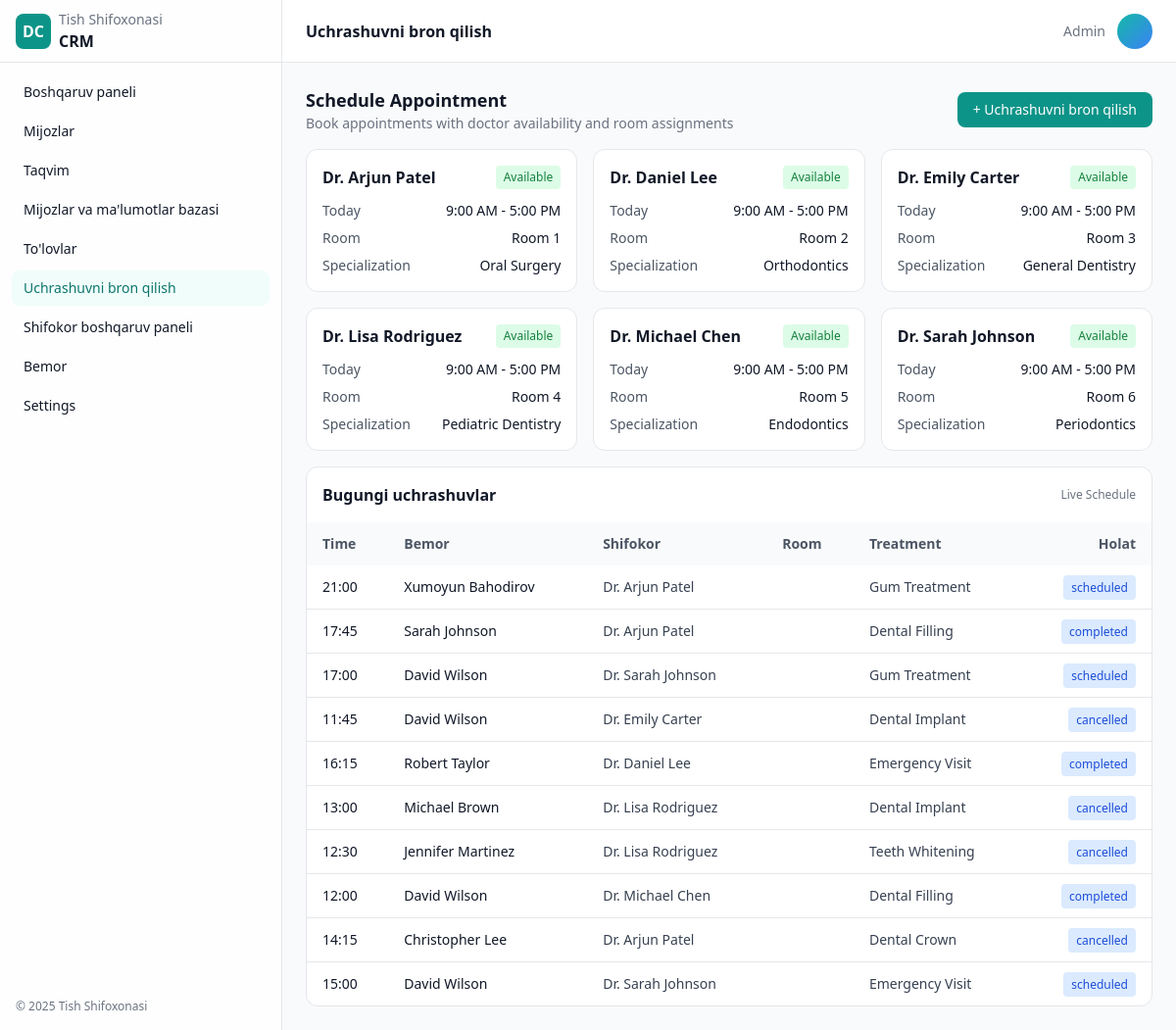
/calendar/book/, run on the app's committed database.
### settings/models.py (models this page shows, shortened)
class Doctor(models.Model):
    name = models.CharField(max_length=100, verbose_name=_("Doctor Name"))
    specialization = models.CharField(max_length=100, verbose_name=_("Specialization"))
    phone = models.CharField(max_length=20, blank=True, verbose_name=_("Phone"))
    email = models.EmailField(blank=True, verbose_name=_("Email"))
    is_active = models.BooleanField(default=True, verbose_name=_("Active"))
    created_at = models.DateTimeField(auto_now_add=True)
    updated_at = models.DateTimeField(auto_now=True)
    class Meta:
        verbose_name = _("Doctor")
        verbose_name_plural = _("Doctors")
        ordering = ['name']

class Treatment(models.Model):
    name = models.CharField(max_length=100, verbose_name=_("Treatment Name"))
    description = models.TextField(blank=True, verbose_name=_("Description"))
    price = models.DecimalField(max_digits=10, decimal_places=2, verbose_name=_("Price"))
    duration_minutes = models.PositiveIntegerField(verbose_name=_("Duration (minutes)"))
    is_active = models.BooleanField(default=True, verbose_name=_("Active"))
    created_at = models.DateTimeField(auto_now_add=True)
    updated_at = models.DateTimeField(auto_now=True)
    class Meta:
        verbose_name = _("Treatment")
        verbose_name_plural = _("Treatments")
        ordering = ['name']

### appointments/models.py (models this page shows, shortened)
class Appointment(models.Model):
    STATUS_CHOICES = [
        ('scheduled', 'Scheduled'),
        ('completed', 'Completed'),
        ('cancelled', 'Cancelled'),
    ]
    patient = models.ForeignKey(Patient, on_delete=models.CASCADE, related_name='appointments')
    doctor = models.ForeignKey(Doctor, on_delete=models.CASCADE, related_name='appointments', null=True, blank=True)
    doctor_user = models.ForeignKey(get_user_model(), null=True, blank=True, on_delete=models.SET_NULL, related_name='doctor_appointments')
    treatment = models.ForeignKey(Treatment, on_delete=models.CASCADE, related_name='appointments', null=True, blank=True)
    doctor_name = models.CharField(max_length=255, blank=True)
    service = models.CharField(max_length=255, blank=True)
    date = models.DateField()
    time = models.TimeField()
    status = models.CharField(max_length=20, choices=STATUS_CHOICES, default='scheduled')
    price = models.DecimalField(max_digits=10, decimal_places=2, default=0)
    notes = models.TextField(blank=True)

### patients/models.py (models this page shows, shortened)
class Patient(models.Model):
    full_name = models.CharField(max_length=255)
    phone = models.CharField(max_length=32)
    email = models.EmailField(blank=True)
    birth_date = models.DateField(null=True, blank=True)
    address = models.CharField(max_length=255, blank=True)
    notes = models.TextField(blank=True)

### appointments/views.py (the view)
# urls.py: path('book/', views.book_page, name='book_page'),
def book_page(request):
    doctors = Doctor.objects.filter(is_active=True).order_by('name')
    treatments = Treatment.objects.filter(is_active=True).order_by('name')
    appointments = Appointment.objects.all().order_by('-date', '-time')[:10]  # Recent appointments
    patients = Patient.objects.all().order_by("-id")[:10]
    context = {
        'doctors': doctors,
        'treatments': treatments,
        'appointments': appointments,
        'patients':patients
    }
    return render(request, 'book.html', context)

### dentalcrm/templatetags/translation_tags.py (called while the page is built)
@register.simple_tag(takes_context=True)
def trans(context, text):
    current_language = context['request'].session.get('django_language', 'uz')
    return get_translation(text, current_language)

### dentalcrm/translations.py (called while the page is built)
def get_translation(text, language='uz'):
    if language in TRANSLATIONS and text in TRANSLATIONS[language]:
        return TRANSLATIONS[language][text]
    return text

### templates/book.html (shortened to what this page needs)
{% extends 'base.html' %}
{% load translation_tags %}
{% block content %}
<div class="min-h-screen flex">
  <aside class="hidden md:flex md:w-64 lg:w-72 flex-col border-r border-gray-200 dark:border-gray-800 bg-white/80 dark:bg-gray-950/60 backdrop-blur">
    <div class="h-16 flex items-center gap-2 px-4 border-b border-gray-200 dark:border-gray-800">
      <div class="w-9 h-9 rounded-lg bg-teal-600 flex items-center justify-center text-white font-bold">DC</div>
      <div>
        <div class="text-sm text-gray-500 dark:text-gray-400">{% trans "Dental Clinic" %}</div>
        <div class="font-semibold">{% trans "CRM" %}</div>
      </div>
    </div>
    <nav class="p-3 space-y-1 text-sm">
      <a href="/dashboard/" class="flex items-center gap-3 px-3 py-2 rounded-lg hover:bg-gray-100 dark:hover:bg-gray-800">{% trans "Dashboard" %}</a>
      <a href="/leads/page/" class="flex items-center gap-3 px-3 py-2 rounded-lg hover:bg-gray-100 dark:hover:bg-gray-800">{% trans "Leads" %}</a>
      <a href="/calendar/" class="flex items-center gap-3 px-3 py-2 rounded-lg hover:bg-gray-100 dark:hover:bg-gray-800">{% trans "Calendar" %}</a>
      <a href="/clients/" class="flex items-center gap-3 px-3 py-2 rounded-lg hover:bg-gray-100 dark:hover:bg-gray-800">{% trans "Clients & Database" %}</a>
      <a href="/payments/page/" class="flex items-center gap-3 px-3 py-2 rounded-lg hover:bg-gray-100 dark:hover:bg-gray-800">{% trans "Payments" %}</a>
      <a href="/book/" class="flex items-center gap-3 px-3 py-2 rounded-lg bg-teal-50 text-teal-700 dark:bg-teal-900/30 dark:text-teal-200 font-medium">{% trans "Book Appointment" %}</a>
      <a href="/doctor/" class="flex items-center gap-3 px-3 py-2 rounded-lg hover:bg-gray-100 dark:hover:bg-gray-800">{% trans "Doctor Dashboard" %}</a>
      <a href="/patient/page/" class="flex items-center gap-3 px-3 py-2 rounded-lg hover:bg-gray-100 dark:hover:bg-gray-800">{% trans "Patient" %}</a>
      <a href="/settings/" class="flex items-center gap-3 px-3 py-2 rounded-lg hover:bg-gray-100 dark:hover:bg-gray-800">{% trans "Settings" %}</a>
    </nav>
    <div class="mt-auto p-4 text-xs text-gray-500 dark:text-gray-400">© 2025 {% trans "Dental Clinic" %}</div>
  </aside>
  <div class="flex-1 flex flex-col min-w-0">
    <header class="h-16 flex items-center justify-between px-4 md:px-6 bg-white dark:bg-gray-950 border-b border-gray-200 dark:border-gray-800">
      <div class="hidden md:block font-semibold">{% trans "Book Appointment" %}</div>
      <div class="flex items-center gap-3">
        <span class="text-sm text-gray-500 dark:text-gray-400 hidden sm:block">{% trans "Admin" %}</span>
        <div class="w-9 h-9 rounded-full bg-gradient-to-br from-teal-500 to-blue-500"></div>
      </div>
    </header>
    <main class="p-4 md:p-6 space-y-4">
      <div class="flex flex-col sm:flex-row sm:items-center sm:justify-between gap-3">
        <div>
          <h1 class="text-lg font-semibold">{% trans "Schedule Appointment" %}</h1>
          <p class="text-sm text-gray-500 dark:text-gray-400">{% trans "Book appointments with doctor availability and room assignments" %}</p>
        </div>
        <button onclick="showBookingModal('bookAppointment')" class="inline-flex items-center justify-center px-4 py-2 rounded-lg bg-teal-600 text-white text-sm font-medium hover:bg-teal-700">+ {% trans "Book Appointment" %}</button>
      </div>
      <div class="grid grid-cols-1 lg:grid-cols-3 gap-4">
        {% for doctor in doctors %}
        <div class="bg-white dark:bg-gray-950 border border-gray-200 dark:border-gray-800 rounded-xl p-4">
          <div class="flex items-center justify-between mb-3">
            <h3 class="font-semibold text-gray-900 dark:text-white">{{ doctor.name }}</h3>
            <span class="text-xs px-2 py-1 rounded bg-green-100 text-green-700 dark:bg-green-900/30 dark:text-green-300">{% trans "Available" %}</span>
          </div>
          <div class="space-y-2 text-sm">
            <div class="flex justify-between">
              <span class="text-gray-600 dark:text-gray-400">{% trans "Today" %}</span>
              <span class="text-gray-900 dark:text-white">9:00 AM - 5:00 PM</span>
            </div>
            <div class="flex justify-between">
              <span class="text-gray-600 dark:text-gray-400">{% trans "Room" %}</span>
              <span class="text-gray-900 dark:text-white">{% trans "Room" %} {{ forloop.counter }}</span>
            </div>
            <div class="flex justify-between">
              <span class="text-gray-600 dark:text-gray-400">{% trans "Specialization" %}</span>
              <span class="text-gray-900 dark:text-white">{{ doctor.specialization }}</span>
            </div>
          </div>
        </div>
        {% empty %}
        <div class="col-span-3 text-center py-8 text-gray-500 dark:text-gray-400">
          {% trans "No doctors available. Please add doctors in settings." %}
        </div>
        {% endfor %}
      </div>
      <div class="bg-white dark:bg-gray-950 border border-gray-200 dark:border-gray-800 rounded-xl overflow-hidden">
        <div class="p-4 flex items-center justify-between">
          <h2 class="font-semibold text-gray-900 dark:text-white">{% trans "Today's Appointments" %}</h2>
          <div class="text-xs text-gray-500 dark:text-gray-400">{% trans "Live Schedule" %}</div>
        </div>
        <div class="overflow-x-auto">
          <table class="min-w-full text-sm">
            <thead class="bg-gray-50 dark:bg-gray-900/60 text-gray-600 dark:text-gray-300">
              <tr>
                <th class="text-left px-4 py-3">{% trans "Time" %}</th>
                <th class="text-left px-4 py-3">{% trans "Patient" %}</th>
                <th class="text-left px-4 py-3">{% trans "Doctor" %}</th>
                <th class="text-left px-4 py-3">{% trans "Room" %}</th>
                <th class="text-left px-4 py-3">{% trans "Treatment" %}</th>
                <th class="text-right px-4 py-3">{% trans "Status" %}</th>
              </tr>
            </thead>
            <tbody class="divide-y divide-gray-200 dark:divide-gray-800">
              {% for appointment in appointments %}
              <tr>
                <td class="px-4 py-3 text-gray-900 dark:text-white font-medium">{{appointment.time}}  </td>
                <td class="px-4 py-3 text-gray-900 dark:text-white">{{appointment.patient.full_name}}</td>
                <td class="px-4 py-3 text-gray-700 dark:text-gray-300">{{appointment.doctor.name}}</td>
                <td class="px-4 py-3 text-gray-700 dark:text-gray-300">{{appointment.room}}</td>
                <td class="px-4 py-3 text-gray-700 dark:text-gray-300">{{appointment.treatment.name}}</td>
                <td class="px-4 py-3 text-right"><span class="text-xs px-2 py-1 rounded bg-blue-100 text-blue-700 dark:bg-blue-900/30 dark:text-blue-300">{{appointment.status}}</span></td>
              </tr>
              {% empty %}
              <h4 class="text-center">{% trans "No appointments scheduled for today" %}</h4>
              {% endfor %}
            </tbody>
          </table>
        </div>
      </div>
    </main>
  </div>
</div>
{% endblock %}

### templates/base.html (style rules this page uses)
html { font-family: Inter, system-ui, -apple-system, Segoe UI, Roboto, Ubuntu, Cantarell, Noto Sans, Helvetica, Arial, "Apple Color Emoji", "Segoe UI Emoji"; }

### data on the page
Doctor: name "Dr. Arjun Patel", specialization "Oral Surgery"
Doctor: name "Dr. Daniel Lee", specialization "Orthodontics"
Doctor: name "Dr. Emily Carter", specialization "General Dentistry"
Doctor: name "Dr. Lisa Rodriguez", specialization "Pediatric Dentistry"
Doctor: name "Dr. Michael Chen", specialization "Endodontics"
Doctor: name "Dr. Sarah Johnson", specialization "Periodontics"
Appointment: time "21:00", patient.full_name "Xumoyun Bahodirov", doctor.name "Dr. Arjun Patel", treatment.name "Gum Treatment", status "scheduled"
Appointment: time "17:45", patient.full_name "Sarah Johnson", doctor.name "Dr. Arjun Patel", treatment.name "Dental Filling", status "completed"
Appointment: time "17:00", patient.full_name "David Wilson", doctor.name "Dr. Sarah Johnson", treatment.name "Gum Treatment", status "scheduled"
Appointment: time "11:45", patient.full_name "David Wilson", doctor.name "Dr. Emily Carter", treatment.name "Dental Implant", status "cancelled"
Appointment: time "16:15", patient.full_name "Robert Taylor", doctor.name "Dr. Daniel Lee", treatment.name "Emergency Visit", status "completed"
Appointment: time "13:00", patient.full_name "Michael Brown", doctor.name "Dr. Lisa Rodriguez", treatment.name "Dental Implant", status "cancelled"
Appointment: time "12:30", patient.full_name "Jennifer Martinez", doctor.name "Dr. Lisa Rodriguez", treatment.name "Teeth Whitening", status "cancelled"
Appointment: time "12:00", patient.full_name "David Wilson", doctor.name "Dr. Michael Chen", treatment.name "Dental Filling", status "completed"
Appointment: time "14:15", patient.full_name "Christopher Lee", doctor.name "Dr. Arjun Patel", treatment.name "Dental Crown", status "cancelled"
Appointment: time "15:00", patient.full_name "David Wilson", doctor.name "Dr. Sarah Johnson", treatment.name "Emergency Visit", status "scheduled"
